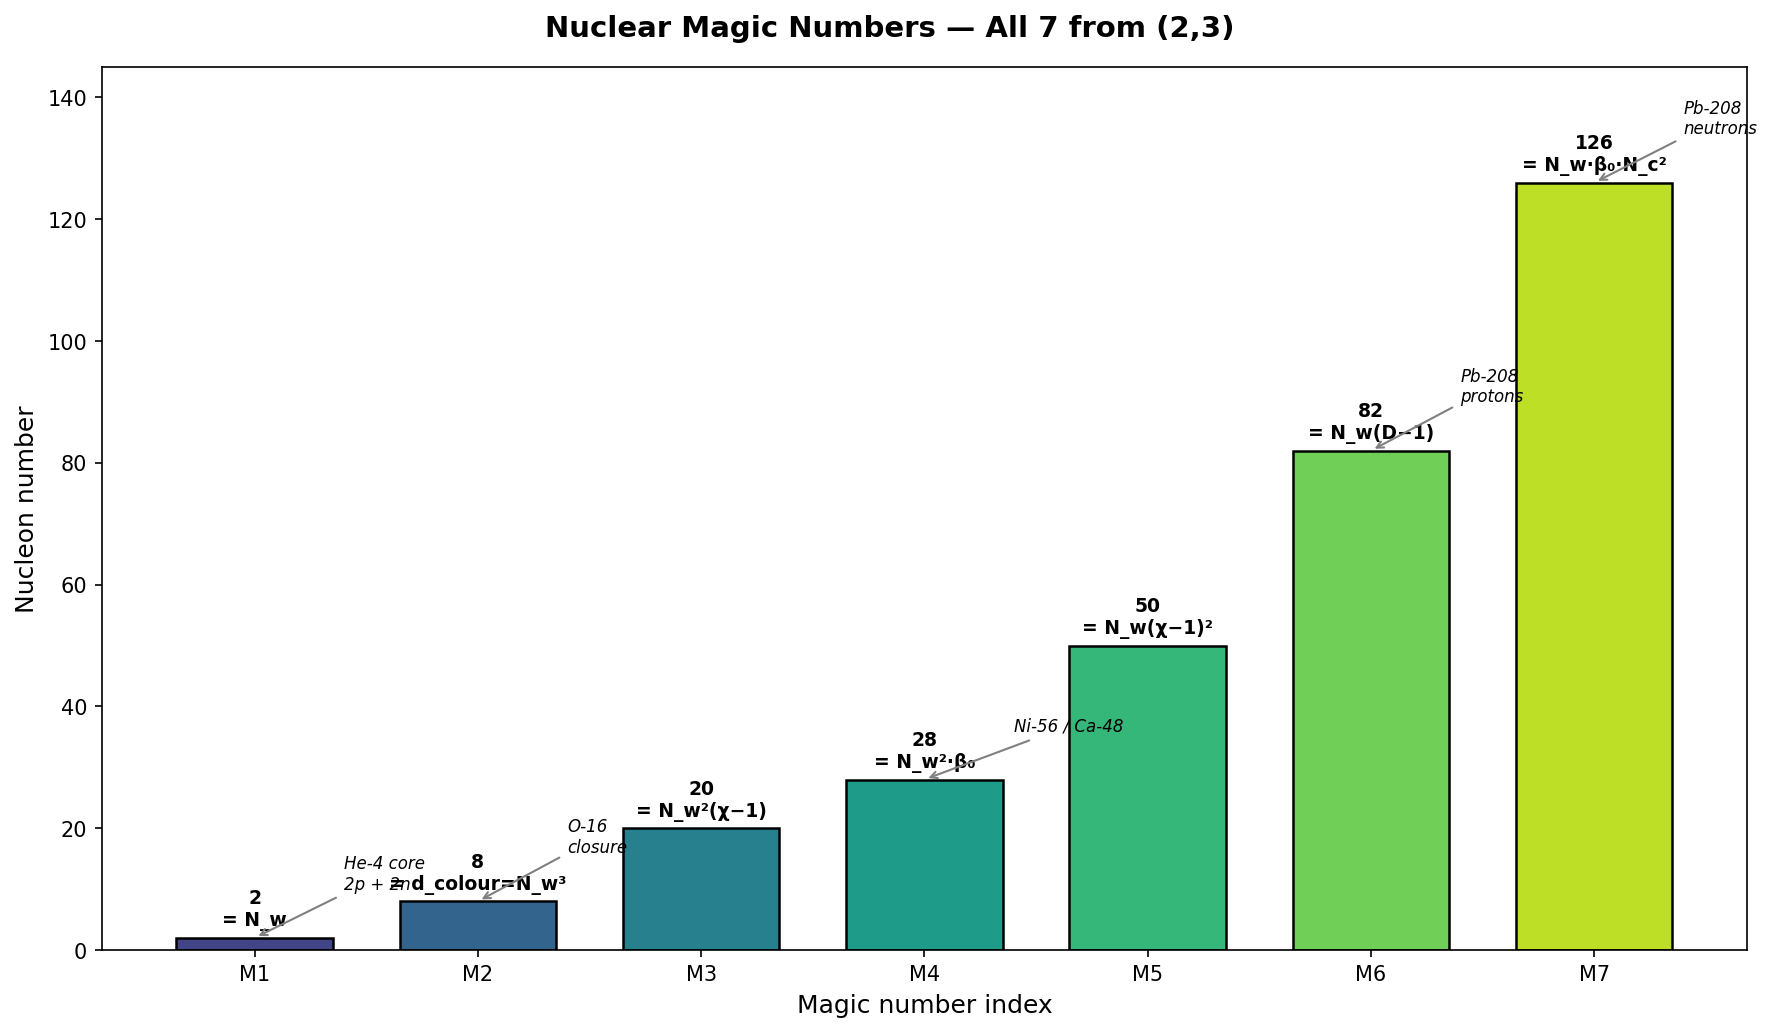

Reproduce this figure in Python.
#!/usr/bin/env python3
"""Crystal Nuclear — Magic Numbers from (2,3)"""
import crystal_toe as ct
import matplotlib.pyplot as plt
import numpy as np

toe = ct.Toe(); nuc = toe.nuclear()

fig, ax = plt.subplots(figsize=(12, 7))
fig.suptitle("Nuclear Magic Numbers — All 7 from (2,3)", fontsize=14, fontweight='bold')

magic = nuc.magic_numbers()
labels = nuc.magic_labels()
names = [f'{m}' for m in magic]
colors = plt.cm.viridis(np.linspace(0.2, 0.9, 7))

bars = ax.bar(range(7), magic, color=colors, edgecolor='black', linewidth=1.2, width=0.7)
for i, (bar, m, lbl) in enumerate(zip(bars, magic, labels)):
    ax.text(bar.get_x() + bar.get_width()/2, bar.get_height() + 2,
            f'{m}\n= {lbl}', ha='center', fontsize=9, fontweight='bold')

ax.set_xticks(range(7))
ax.set_xticklabels([f'M{i+1}' for i in range(7)])
ax.set_ylabel('Nucleon number', fontsize=12)
ax.set_xlabel('Magic number index', fontsize=12)
ax.set_ylim(0, 145)

# Annotate physical nuclei
annotations = [
    (0, 'He-4 core\n2p + 2n'),
    (1, 'O-16\nclosure'),
    (3, 'Ni-56 / Ca-48'),
    (5, 'Pb-208\nprotons'),
    (6, 'Pb-208\nneutrons'),
]
for idx, text in annotations:
    ax.annotate(text, xy=(idx, magic[idx]),
                xytext=(idx + 0.4, magic[idx] + 8),
                fontsize=8, fontstyle='italic',
                arrowprops=dict(arrowstyle='->', color='gray'))

plt.tight_layout()
plt.savefig('nuclear_magic.png', dpi=150, bbox_inches='tight'); plt.show()
